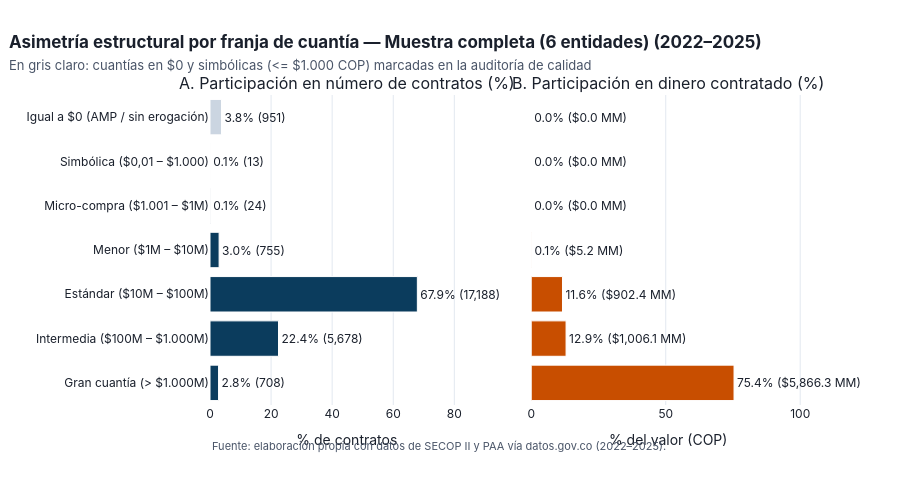

Notebook code cell kept with this figure:
### Code cell
tablas_ind = ejecutar_calculo_indicadores()
fig_franjas = graficar_distribucion_franjas_cuantia(tablas_ind["franjas_cuantia"], sigla_entidad="TODAS")
fig_franjas

### Figure 1 — Plotly figure (JSON) as saved in the notebook; plotly's stock layout.template omitted (floating-point values rounded to 4 significant figures)
{"data": [{"cliponaxis": false, "customdata": [[951, "Licitación pública y AMP", "Marcado sin cuantía"], [13, "Licitación pública y AMP", "Marcado cuantía simbólica"], [24, "Contratación directa", "Incluido en análisis"], [755, "Contratación directa", "Incluido en análisis"], [17188, "Contratación directa", "Incluido en análisis"], [5678, "Contratación directa", "Incluido en análisis"], [708, "Contratación directa", "Incluido en análisis"]], "hovertemplate": "<b>%{y}</b><br>Contratos: %{customdata[0]:,} (%{x:.2f}%)<br>Modalidad frecuente: %{customdata[1]}<br>Regla de limpieza: %{customdata[2]}<extra></extra>", "marker": {"color": ["#CBD5E1", "#CBD5E1", "#0B3C5D", "#0B3C5D", "#0B3C5D", "#0B3C5D", "#0B3C5D"], "line": {"color": "white", "width": 1}}, "name": "% Número de contratos", "orientation": "h", "text": ["3.8% (951)", "0.1% (13)", "0.1% (24)", "3.0% (755)", "67.9% (17,188)", "22.4% (5,678)", "2.8% (708)"], "textposition": "outside", "type": "bar", "x": [3.76, 0.05, 0.09, 2.98, 67.89, 22.43, 2.8], "xaxis": "x", "y": ["Igual a $0 (AMP / sin erogación)", "Simbólica ($0,01 – $1.000)", "Micro-compra ($1.001 – $1M)", "Menor ($1M – $10M)", "Estándar ($10M – $100M)", "Intermedia ($100M – $1.000M)", "Gran cuantía (> $1.000M)"], "yaxis": "y"}, {"cliponaxis": false, "customdata": [[0.0, 951.0], [1.124e-08, 13.0], [0.01557, 24.0], [5.197, 755.0], [902.4, 17190.0], [1006.0, 5678.0], [5866.0, 708.0]], "hovertemplate": "<b>%{y}</b><br>Valor total: $%{customdata[0]:,.2f} mil millones (%{x:.2f}%)<br>Contratos en la franja: %{customdata[1]:,}<extra></extra>", "marker": {"color": ["#CBD5E1", "#CBD5E1", "#C84E00", "#C84E00", "#C84E00", "#C84E00", "#C84E00"], "line": {"color": "white", "width": 1}}, "name": "% Valor contratado (COP)", "orientation": "h", "text": ["0.0% ($0.0 MM)", "0.0% ($0.0 MM)", "0.0% ($0.0 MM)", "0.1% ($5.2 MM)", "11.6% ($902.4 MM)", "12.9% ($1,006.1 MM)", "75.4% ($5,866.3 MM)"], "textposition": "outside", "type": "bar", "x": [0.0, 0.0, 0.0, 0.07, 11.6, 12.93, 75.4], "xaxis": "x2", "y": ["Igual a $0 (AMP / sin erogación)", "Simbólica ($0,01 – $1.000)", "Micro-compra ($1.001 – $1M)", "Menor ($1M – $10M)", "Estándar ($10M – $100M)", "Intermedia ($100M – $1.000M)", "Gran cuantía (> $1.000M)"], "yaxis": "y2"}], "layout": {"annotations": [{"font": {"size": 16}, "showarrow": false, "text": "A. Participación en número de contratos (%)", "x": 0.23, "xanchor": "center", "xref": "paper", "y": 1.0, "yanchor": "bottom", "yref": "paper"}, {"font": {"size": 16}, "showarrow": false, "text": "B. Participación en dinero contratado (%)", "x": 0.77, "xanchor": "center", "xref": "paper", "y": 1.0, "yanchor": "bottom", "yref": "paper"}, {"font": {"color": "#4A5568", "size": 11}, "showarrow": false, "text": "Fuente: elaboración propia con datos de SECOP II y PAA vía datos.gov.co (2022–2025).", "x": 0.0, "xanchor": "left", "xref": "paper", "y": -0.16, "yref": "paper"}], "font": {"color": "#1A202C", "family": "Inter, Arial, sans-serif", "size": 12}, "height": 490, "hoverlabel": {"bgcolor": "white", "font": {"family": "Inter, Arial, sans-serif", "size": 12}}, "legend": {"font": {"size": 12}, "orientation": "h", "x": 1.0, "xanchor": "right", "y": 1.01, "yanchor": "bottom"}, "margin": {"b": 85, "l": 210, "r": 95, "t": 95}, "paper_bgcolor": "white", "plot_bgcolor": "white", "showlegend": false, "title": {"font": {"color": "#1A202C", "size": 17}, "text": "<b>Asimetría estructural por franja de cuantía — Muestra completa (6 entidades) (2022–2025)</b><br><span style='font-size:13px;color:#4A5568'>En gris claro: cuantías en $0 y simbólicas (<= $1.000 COP) marcadas en la auditoría de calidad</span>", "x": 0.01, "xanchor": "left"}, "xaxis": {"anchor": "y", "domain": [0.0, 0.46], "gridcolor": "#E2E8F0", "range": [0, 89.61], "title": {"text": "% de contratos"}}, "xaxis2": {"anchor": "y2", "domain": [0.54, 1.0], "gridcolor": "#E2E8F0", "range": [0, 101.8], "title": {"text": "% del valor (COP)"}}, "yaxis": {"anchor": "x", "autorange": "reversed", "domain": [0.0, 1.0]}, "yaxis2": {"anchor": "x2", "autorange": "reversed", "domain": [0.0, 1.0], "matches": "y", "showticklabels": false}}}
